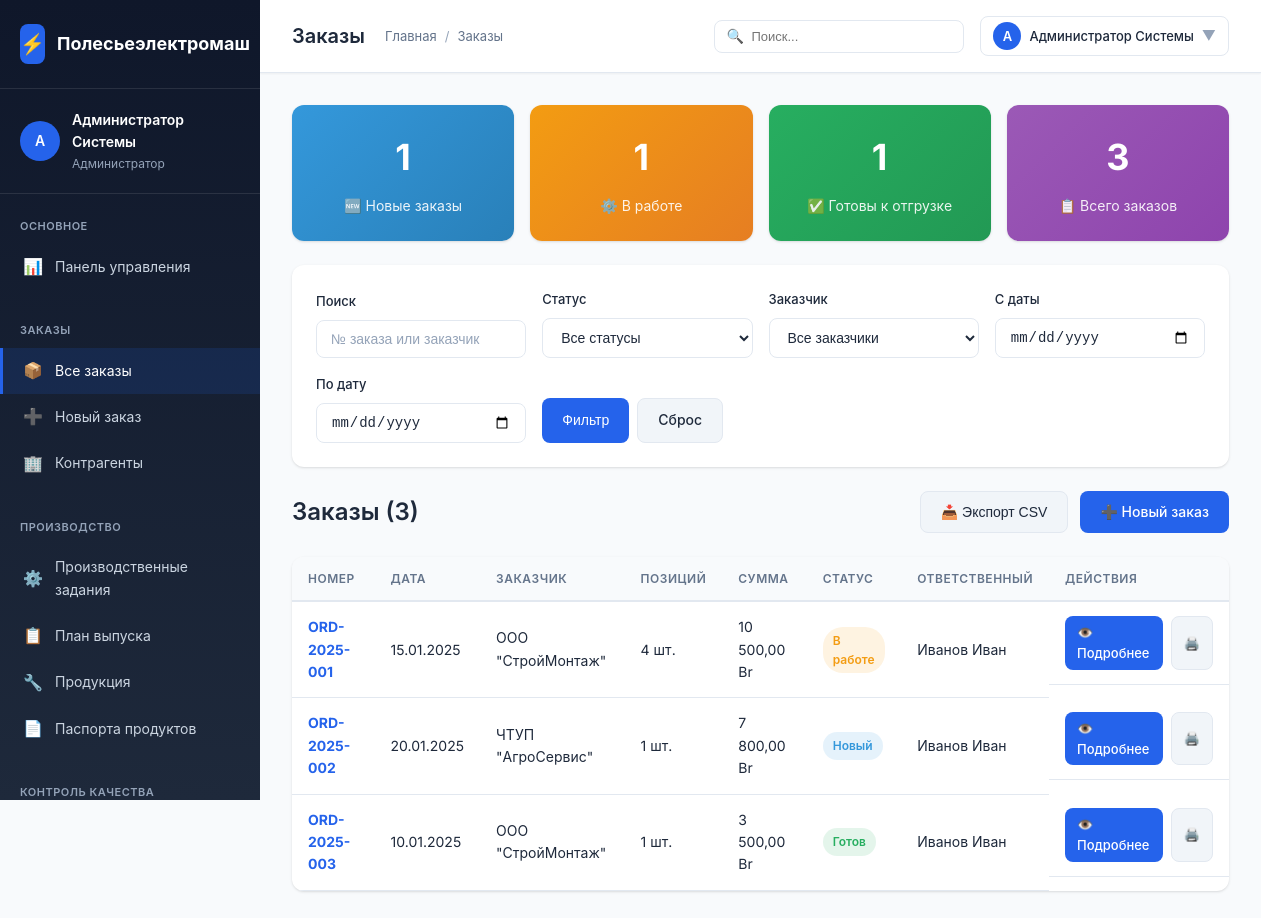
The page /polesie/modules/orders/list.php (signed in) on the database its author committed.
### tables this page shows
CREATE TABLE `users` (
  `id` INT AUTO_INCREMENT PRIMARY KEY,
  `username` VARCHAR(50) NOT NULL UNIQUE,
  `password_hash` VARCHAR(255) NOT NULL,
  `full_name` VARCHAR(100) NOT NULL,
  `email` VARCHAR(100),
  `role_id` INT,
  `is_active` BOOLEAN DEFAULT TRUE,
  `created_at` TIMESTAMP DEFAULT CURRENT_TIMESTAMP,
  CONSTRAINT `fk_users_role` FOREIGN KEY (`role_id`) REFERENCES `user_roles`(`id`) ON DELETE SET NULL
);

CREATE TABLE `user_roles` (
  `id` INT AUTO_INCREMENT PRIMARY KEY,
  `name` VARCHAR(100) NOT NULL,
  `code` VARCHAR(50) NOT NULL UNIQUE,
  `description` TEXT,
  `permissions` JSON
);

CREATE TABLE `orders` (
  `id` INT AUTO_INCREMENT PRIMARY KEY,
  `order_number` VARCHAR(50) NOT NULL UNIQUE,
  `customer_id` INT,
  `responsible_user_id` INT,
  `status` ENUM('new', 'processing', 'ready', 'shipped', 'cancelled') DEFAULT 'new',
  `order_date` DATE NOT NULL,
  `delivery_date` DATE,
  `total_amount` DECIMAL(15,2),
  `notes` TEXT,
  `created_at` TIMESTAMP DEFAULT CURRENT_TIMESTAMP,
  `updated_at` TIMESTAMP DEFAULT CURRENT_TIMESTAMP ON UPDATE CURRENT_TIMESTAMP,
  CONSTRAINT `fk_order_customer` FOREIGN KEY (`customer_id`) REFERENCES `contractors`(`id`) ON DELETE SET NULL,
  CONSTRAINT `fk_order_responsible` FOREIGN KEY (`responsible_user_id`) REFERENCES `users`(`id`) ON DELETE SET NULL
);

CREATE TABLE `contractors` (
  `id` INT AUTO_INCREMENT PRIMARY KEY,
  `name` VARCHAR(200) NOT NULL,
  `inn` VARCHAR(20) UNIQUE,
  `type` ENUM('supplier', 'customer', 'both') DEFAULT 'both',
  `contact_person` VARCHAR(100),
  `phone` VARCHAR(50),
  `email` VARCHAR(100),
  `address` TEXT,
  `created_at` TIMESTAMP DEFAULT CURRENT_TIMESTAMP
);

### polesie/modules/orders/list.php (the view, shortened to what the rows shown need)
<?php
require_once __DIR__ . '/../../config/config.php';
$user = getCurrentUser();
$pdo = getDbConnection();
$search = $_GET['search'] ?? '';
$statusId = $_GET['status'] ?? '';
$contractorId = $_GET['contractor'] ?? '';
$dateFrom = $_GET['date_from'] ?? '';
$dateTo = $_GET['date_to'] ?? '';
$sql = "
    SELECT o.*, c.name as contractor_name,
           CASE o.status
               WHEN 'new' THEN 'Новый'
               WHEN 'processing' THEN 'В работе'
               WHEN 'ready' THEN 'Готов'
               WHEN 'shipped' THEN 'Отгружен'
               WHEN 'cancelled' THEN 'Отменен'
               ELSE o.status
           END as status_name,
           CASE o.status
               WHEN 'new' THEN '#3498db'
               WHEN 'processing' THEN '#f39c12'
               WHEN 'ready' THEN '#27ae60'
               WHEN 'shipped' THEN '#9b59b6'
               WHEN 'cancelled' THEN '#e74c3c'
               ELSE '#95a5a6'
           END as status_color,
           u.full_name as responsible_name,
           COUNT(oi.id) as items_count
    FROM orders o
    JOIN contractors c ON o.customer_id = c.id
    LEFT JOIN users u ON o.responsible_user_id = u.id
    LEFT JOIN order_items oi ON o.id = oi.order_id
    WHERE 1=1
";
$params = [];
$sql .= " GROUP BY o.id ORDER BY o.created_at DESC";
$page = max(1, (int)($_GET['page'] ?? 1));
$perPage = 20;
$offset = ($page - 1) * $perPage;
$countSql = "SELECT COUNT(DISTINCT o.id) FROM orders o
             JOIN contractors c ON o.customer_id = c.id
             WHERE 1=1" .
             ($search ? " AND (o.order_number LIKE ? OR c.name LIKE ?)" : "") .
             ($statusId ? " AND o.status = ?" : "") .
             ($contractorId ? " AND o.customer_id = ?" : "") .
             ($dateFrom ? " AND o.order_date >= ?" : "") .
             ($dateTo ? " AND o.order_date <= ?" : "");
$stmt = $pdo->prepare($countSql);
$stmt->execute($params);
$totalRecords = $stmt->fetchColumn();
$sql .= " LIMIT $offset, $perPage";
$stmt = $pdo->prepare($sql);
$stmt->execute($params);
$orders = $stmt->fetchAll();
$pageTitle = 'Заказы';
?>
<!DOCTYPE html>
<html lang="ru">
<head>
    <link rel="stylesheet" href="<?= asset('assets/css/style.css') ?>">
</head>
<body>
    <div class="app-container">
        <?php require_once BASE_PATH . '/includes/sidebar.php'; ?>
        <div class="main-content">
            <?php require_once BASE_PATH . '/includes/topbar.php'; ?>
            <div class="content-area">
                <div style="display: flex; justify-content: space-between; align-items: center; margin-bottom: 24px;">
                    <h2 style="font-size: 24px; font-weight: 600;">Заказы (<?= $totalRecords ?>)</h2>
                </div>
                <div class="card">
                    <div class="card-body" style="padding: 0;">
                        <div class="table-responsive">
                            <table class="table" id="ordersTable">
                                <thead>
                                    <tr>
                                        <th>Номер</th>
                                        <th>Дата</th>
                                        <th>Заказчик</th>
                                        <th>Позиций</th>
                                        <th>Сумма</th>
                                        <th>Статус</th>
                                        <th>Ответственный</th>
                                        <th>Действия</th>
                                    </tr>
                                </thead>
                                <tbody>
                                    <?php if (empty($orders)): ?>
                                    <tr>
                                        <td colspan="8" style="text-align: center; padding: 40px; color: var(--text-secondary);">
                                            Заказы не найдены
                                        </td>
                                    </tr>
                                    <?php else: ?>
                                        <?php foreach ($orders as $order): ?>
                                        <tr>
                                            <td>
                                                <strong><a href="view.php?id=<?= $order['id'] ?>" style="color: var(--primary-color);"><?= e($order['order_number']) ?></a></strong>
                                            </td>
                                            <td><?= formatDate($order['order_date']) ?></td>
                                            <td><?= e($order['contractor_name']) ?></td>
                                            <td><?= $order['items_count'] ?> шт.</td>
                                            <td><?= formatMoney($order['total_amount']) ?></td>
                                            <td>
                                                <span class="badge" style="background: <?= e($order['status_color']) ?>20; color: <?= e($order['status_color']) ?>">
                                                    <?= e($order['status_name']) ?>
                                                </span>
                                            </td>
                                            <td><?= e($order['responsible_name'] ?? '—') ?></td>
                                            <td class="table-actions">
                                                <a href="view.php?id=<?= $order['id'] ?>" class="btn btn-sm btn-primary" title="Просмотр">👁️ Подробнее</a>
                                                <a href="print.php?id=<?= $order['id'] ?>" class="btn btn-sm btn-secondary" title="Печать" target="_blank">🖨️</a>
                                            </td>
                                        </tr>
                                        <?php endforeach; ?>
                                    <?php endif; ?>
                                </tbody>
                            </table>
                        </div>
                    </div>
                </div>
            </div>
        </div>
    </div>
</body>
</html>

### polesie/includes/sidebar.php (shortened to what the rows shown need)
<div class="sidebar">
    <div class="sidebar-user">
        <div class="sidebar-user-info">
            <div class="sidebar-user-avatar">
                <?= mb_substr($user['full_name'], 0, 1) ?>
            </div>
            <div class="sidebar-user-details">
                <div class="sidebar-user-name"><?= e($user['full_name']) ?></div>
                <div class="sidebar-user-role"><?= e($user['role_name']) ?></div>
            </div>
        </div>
    </div>
</div>

### polesie/includes/topbar.php (shortened to what the rows shown need)
<div class="topbar">
    <div class="topbar-left">
        <h1 class="topbar-title"><?= e($pageTitle) ?></h1>
    </div>
    <div class="topbar-right">
        <div style="position: relative;">
            <div class="topbar-action" onclick="toggleProfileMenu()" style="width: auto; padding: 8px 12px; gap: 8px;">
                <div style="width: 28px; height: 28px; background: var(--primary-color); border-radius: 50%; display: flex; align-items: center; justify-content: center; color: white; font-size: 13px; font-weight: 600;">
                    <?= mb_substr($user['full_name'], 0, 1) ?>
                </div>
                <span style="font-size: 13px; font-weight: 500;"><?= e($user['full_name']) ?></span>
                <span style="color: var(--text-muted);">▼</span>
            </div>
        </div>
    </div>
</div>

### rows shown on the page
users: full_name "А", full_name "Администратор Системы", role.name "Администратор"
orders: order_number "ORD-2025-001", order_date "15.01.2025", customer.name "ООО \"СтройМонтаж\"", items_count "4", total_amount "10 500,00 Br", status_name "В работе", responsible_user.full_name "Иванов Иван"
orders: order_number "ORD-2025-002", order_date "20.01.2025", customer.name "ЧТУП \"АгроСервис\"", items_count "1", total_amount "7 800,00 Br", status_name "Новый", responsible_user.full_name "Иванов Иван"
orders: order_number "ORD-2025-003", order_date "10.01.2025", customer.name "ООО \"СтройМонтаж\"", items_count "1", total_amount "3 500,00 Br", status_name "Готов", responsible_user.full_name "Иванов Иван"

### other values the page prints
$pageTitle "Заказы"
$newOrdersCount "1"
$inWorkCount "1"
$readyCount "1"
$totalRecords "3"
